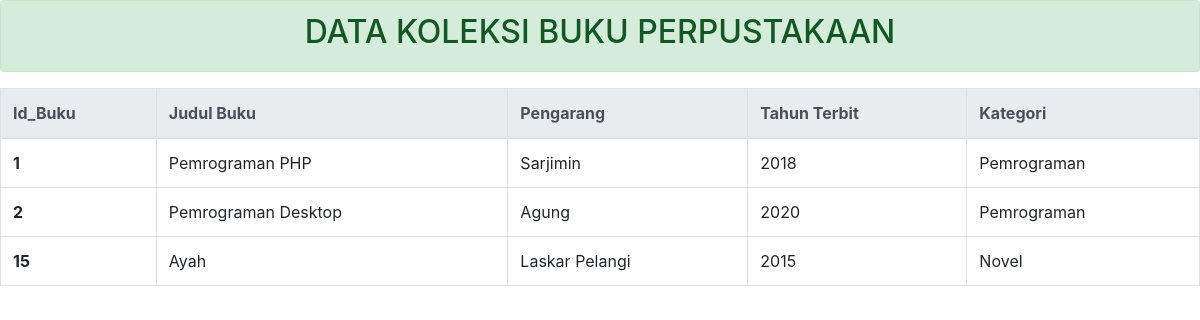
The page / on the database its author committed.
### tables this page shows
CREATE TABLE `tb_buku` (
  `id_buku` int(11) NOT NULL,
  `judul_buku` text NOT NULL,
  `pengarang` text NOT NULL,
  `tahun_terbit` int(11) NOT NULL,
  `kategori` text NOT NULL
);

### index.php (the view, shortened to what this page needs)
<?php
include_once ("koneksi.php");
$query= "SELECT * FROM tb_buku";
$hasil= mysqli_query ($conn, $query);
 ?>
 <!DOCTYPE html>
 <html>
 <head>
 <link rel="stylesheet"
href="https://maxcdn.bootstrapcdn.com/bootstrap/4.0.0/css/bootstrap.min.css"
crossorigin="anonymous">
 </head>
 <body>
 <div class="alert alert-success text-center" role="alert"
> <h2>DATA KOLEKSI BUKU
PERPUSTAKAAN</h2>
 </div>
 <table class="table table-bordered">
 <thead class="thead-light">
 <tr>
 <th scope="col">Id_Buku</th>
 <th scope="col">Judul Buku</th>
 <th scope="col">Pengarang</th>
 <th scope="col">Tahun Terbit</th>
 <th scope="col">Kategori</th>
 </tr>
 </thead>
 <tbody>
 <?php while ($data=mysqli_fetch_array ($hasil)){ ?>
 <tr>
 <th scope="row"> <?php echo $data['id_buku']; ?>
</th>
 <td> <?php echo $data['judul_buku']; ?> </td>
 <td> <?php echo $data['pengarang']; ?> </td>
 <td> <?php echo $data['tahun_terbit']; ?> </td>
 <td> <?php echo $data['kategori']; ?> </td>
 </tr>
<?php } ?>
 </tbody>
</table>
 </body>
 </html>

### rows shown on the page
tb_buku: id_buku "1", judul_buku "Pemrograman PHP", pengarang "Sarjimin", tahun_terbit "2018", kategori "Pemrograman"
tb_buku: id_buku "2", judul_buku "Pemrograman Desktop", pengarang "Agung", tahun_terbit "2020", kategori "Pemrograman"
tb_buku: id_buku "15", judul_buku "Ayah", pengarang "Laskar Pelangi", tahun_terbit "2015", kategori "Novel"
